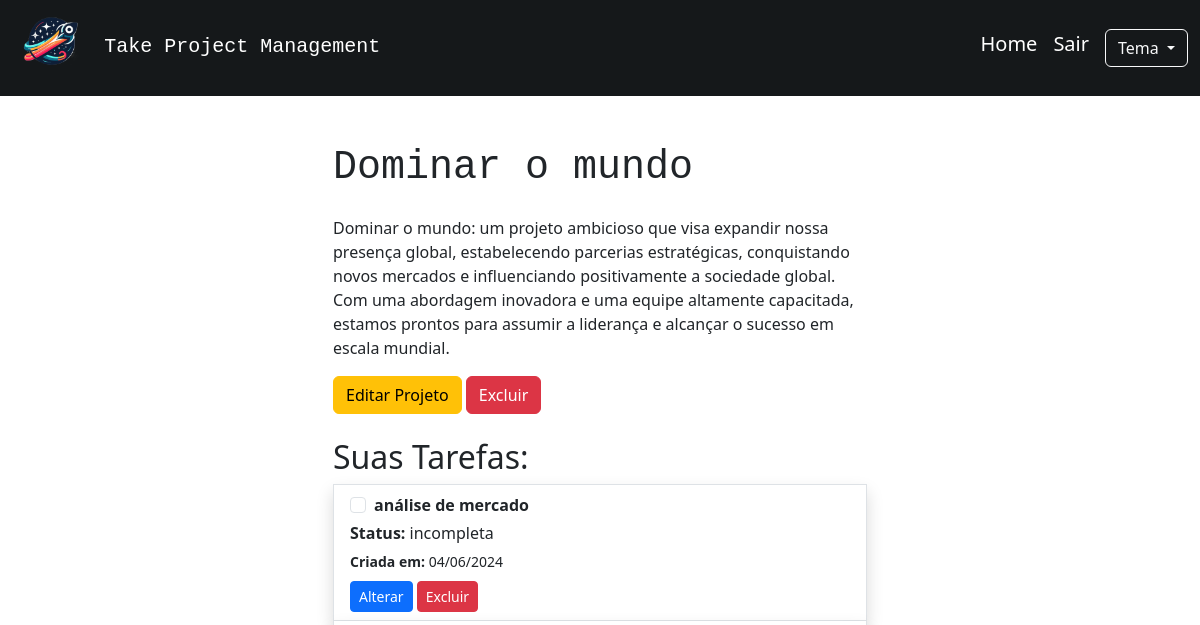
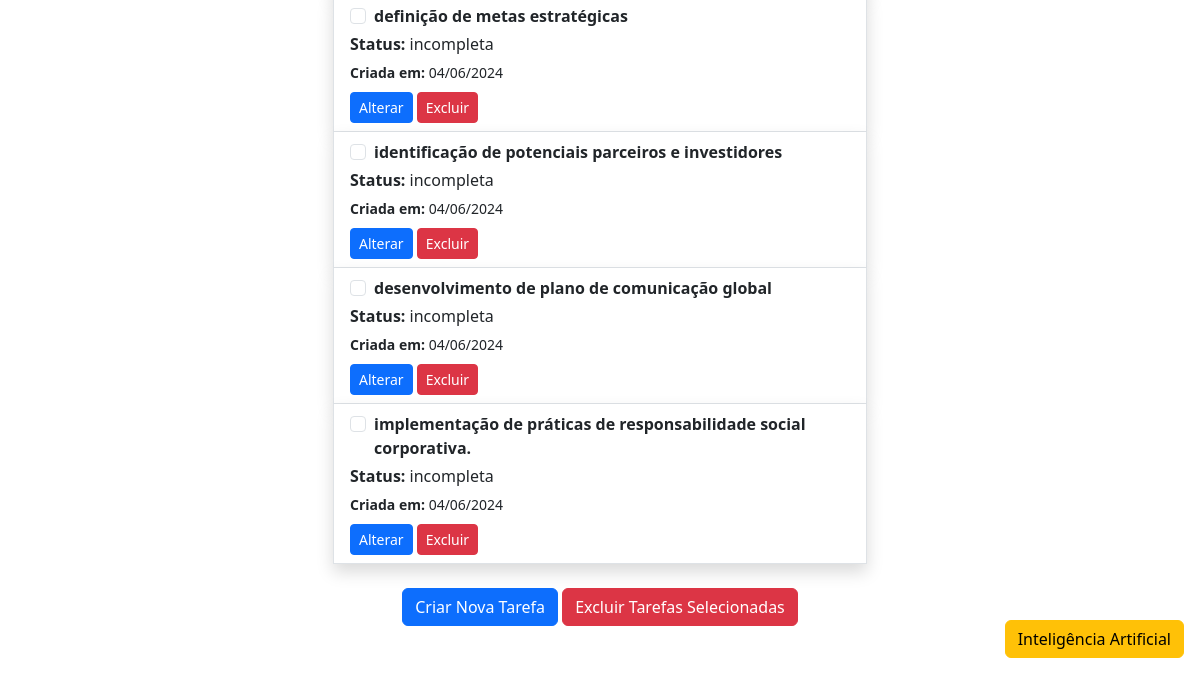
/projeto/1 (signed in), run on an earlier commit of the app's database (2 pictures, top to bottom).
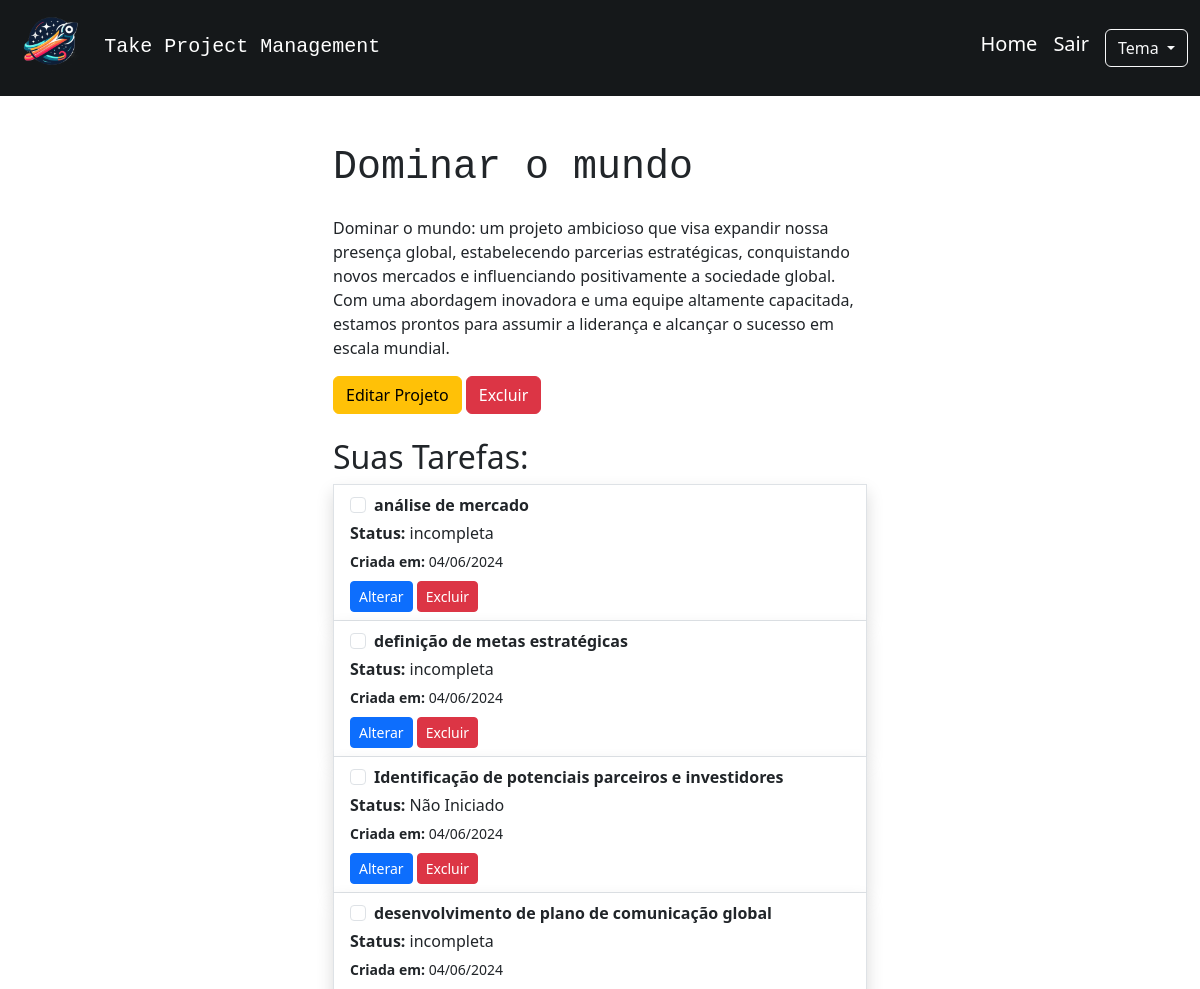
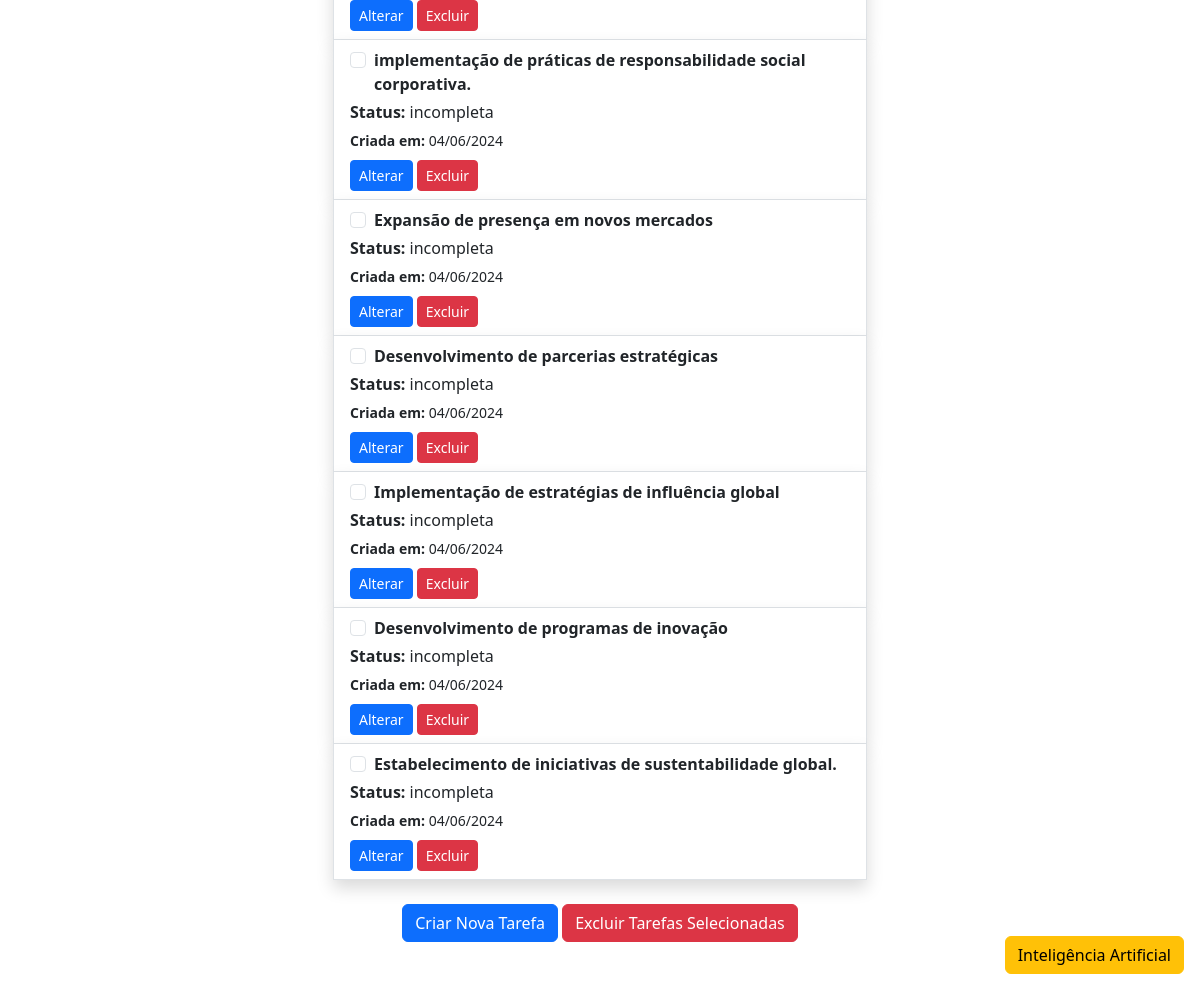
And on a later commit of the database (2 pictures, top to bottom).
### app.py (models this page shows, shortened)
class Projeto(db.Model):
    __tablename__ = 'projeto'
    id = db.Column(db.Integer, primary_key=True)
    nome_projeto = db.Column(db.String(80), nullable=False)
    descricao_projeto = db.Column(db.String())
    usuario_id = db.Column(db.Integer, db.ForeignKey('usuario.id'), nullable=False)
    usuario = db.relationship('Usuario', backref=db.backref('projetos', lazy=True))
    tarefas = db.relationship('Tarefa', backref='projeto_rel', cascade="all, delete-orphan", lazy=True)

class Tarefa(db.Model):
    __tablename__ = 'tarefa'
    id = db.Column(db.Integer, primary_key=True)
    nome_tarefa = db.Column(db.String(80), nullable=False)
    status = db.Column(db.String(30), nullable=False, default='incompleta')
    data_criacao = db.Column(db.DateTime, nullable=False, default=lambda: datetime.now())
    data_entrega = db.Column(db.DateTime)
    projeto_id = db.Column(db.Integer, db.ForeignKey('projeto.id'), nullable=False)
    projeto = db.relationship('Projeto', backref=db.backref('projeto_rel', lazy=True))

### app.py (the view)
@app.route('/projeto/<int:projeto_id>', methods=['GET'])
def projeto_especifico(projeto_id):
    if not ('usuario_id' in session):
        flash('Você precisa estar logado para acessar esta página', 'warning')
        return redirect(url_for('index'))
    if not VerificarPermissoes.verificar_permissao_projeto(projeto_id):
        return redirect(url_for('index'))
    projeto = Projeto.query.get(projeto_id)
    if not projeto:
        flash('O projeto especificado não foi encontrado', 'danger')
        return redirect(url_for('index'))
    return render_template('projeto_especifico.html', projeto=projeto)

### app.py (called while the page is built)
    @staticmethod
    def verificar_permissao_projeto(projeto_id):
        projeto = Projeto.query.filter_by(id=projeto_id, usuario_id=session['usuario_id']).first()
        if not projeto:
            flash('Você não tem permissão para acessar este projeto.', 'danger')
            return False
        return True

### templates/projeto_especifico.html (shortened to what this page needs)
{% extends 'base.html' %}
{% block content %}
<div class="container">
    <div class="row justify-content-center">
        <div class="col-md-6">
            <h1 class="mb-4 font-monospace">{{ projeto.nome_projeto }}</h1>
            <p class="card-text ">{% if projeto.descricao_projeto %} {{ projeto.descricao_projeto }} {% endif %}</p>
            <button type="button" class="btn btn-warning" data-bs-toggle="modal" data-bs-target="#modalEditarProjeto{{ projeto.id }}">
                Editar Projeto
            </button>
            <button type="button" class="btn btn-danger" data-bs-toggle="modal" data-bs-target="#modalExcluirProjeto{{ projeto.id }}">
                Excluir
            </button>
            <h2 class="mt-4">Suas Tarefas:</h2>
            <div class="list-group">
                <form action=" {{ url_for('excluir_tarefas_selecionadas', projeto_id=projeto.id) }}" method="POST" id="formExcluirTarefas">
                    {% for tarefa in projeto.tarefas %}
                        <div class="list-group-item shadow">
                            <div class="form-check">
                                <input class="form-check-input tarefa-checkbox" type="checkbox" value="{{ tarefa.id }}" id="tarefa-checkbox-{{ tarefa.id }}" name="tarefas_selecionadas[]">
                                <label class="form-check-label" for="tarefa-checkbox-{{ tarefa.id }}">
                                    <b>{{ tarefa.nome_tarefa }}</b>
                                </label>
                            </div>
                            <p class="mb-1 mt-1"><b>Status:</b> {{ tarefa.status }}</p>
                            <small><b>Criada em: </b>{{ tarefa.data_criacao.strftime('%d/%m/%Y') }}</small> <br>
                            <div class="mt-2">
                                <button type="button" class="btn btn-sm btn-primary" data-bs-toggle="modal" data-bs-target="#modalAlterarTarefa{{ tarefa.id }}">Alterar</button>
                                <button type="button" class="btn btn-sm btn-danger" data-bs-toggle="modal" data-bs-target="#modalExcluirTarefa{{ tarefa.id }}">Excluir</button>
                            </div>
                        </div>
                    {% endfor %}
                    <div class="text-center mt-4">
                        <button type="button" class="btn btn-primary" data-bs-toggle="modal" data-bs-target="#modalCriarTarefa">Criar Nova Tarefa</button>
                        <button type="button" class="btn btn-danger" id="btnAbrirModalExclusao">Excluir Tarefas Selecionadas</button>
                    </div>
                </form>
            </div>
        </div>
    </div>
</div>
<div class="position-fixed bottom-0 end-0 m-3">
    <button type="button" class="btn btn-warning" data-bs-toggle="modal" data-bs-target="#modalAcoesIA">
        Inteligência Artificial
    </button>
</div>
{% endblock %}

### templates/base.html (shortened to what this page needs)
<!DOCTYPE html>
<html lang="pt-br" data-bs-theme="{{ session['tema'] }}">
<head>
    <link href="https://cdn.jsdelivr.net/npm/bootstrap@5.3.3/dist/css/bootstrap.min.css" rel="stylesheet">
</head>
<body>
    <header class="navbar navbar-expand-lg" style="background-color: #15181a">
        <div class="container">
            <div class="row">
                <div class="col-lg">
                    <a href="{{ url_for('index') }}"> <img style="width: 80px; height: 80px;" src="{{ url_for('static', filename='img/logo_take.png') }}" alt=""></a>
                    <a class="navbar-brand p-2 font-monospace text-white" href="{{ url_for('index') }}">Take Project Management</a>
                </div>
            </div>
        </div>
        <nav class="navbar">
            <div class="container">
                <div class="d-flex w-100 justify-content-between align-items-center">
                    <ul class="navbar-nav">
                        <li class="nav-item">
                            <a href="{{ url_for('index') }}" class="navbar-brand text-white">Home</a>
                        </li>
                        {% if 'usuario_id' in session %}
                            <li class="nav-item">
                                <a href="{{ url_for('sair') }}" class="navbar-brand text-white">Sair</a>
                            </li>
                        {% endif %}
                        <li class="nav-item">
                            <div class="dropdown">
                                <button class="btn btn-outline-light dropdown-toggle" type="button" id="dropdownMenuButtonDark" data-bs-toggle="dropdown" aria-expanded="false">
                                    Tema
                                </button>
                            </div>
                        </li>
                    </ul>
                </div>
            </div>
        </nav>
    </header>
    <main class="container my-5">
        {% block content %}{% endblock %}
    </main>
</body>
</html>

What changed in the data, as far as the page shows it:
changed Tarefa: nome_tarefa "identificação de potenciais parceiros e investidores" → "Identificação de potenciais parceiros e investidores"; status "incompleta" → "Não Iniciado"
added Tarefa: nome_tarefa "Expansão de presença em novos mercados", status "incompleta", data_criacao "04/06/2024"
added Tarefa: nome_tarefa "Desenvolvimento de parcerias estratégicas", status "incompleta", data_criacao "04/06/2024"
added Tarefa: nome_tarefa "Implementação de estratégias de influência global", status "incompleta", data_criacao "04/06/2024"
added Tarefa: nome_tarefa "Desenvolvimento de programas de inovação", status "incompleta", data_criacao "04/06/2024"
added Tarefa: nome_tarefa "Estabelecimento de iniciativas de sustentabilidade global.", status "incompleta", data_criacao "04/06/2024"
